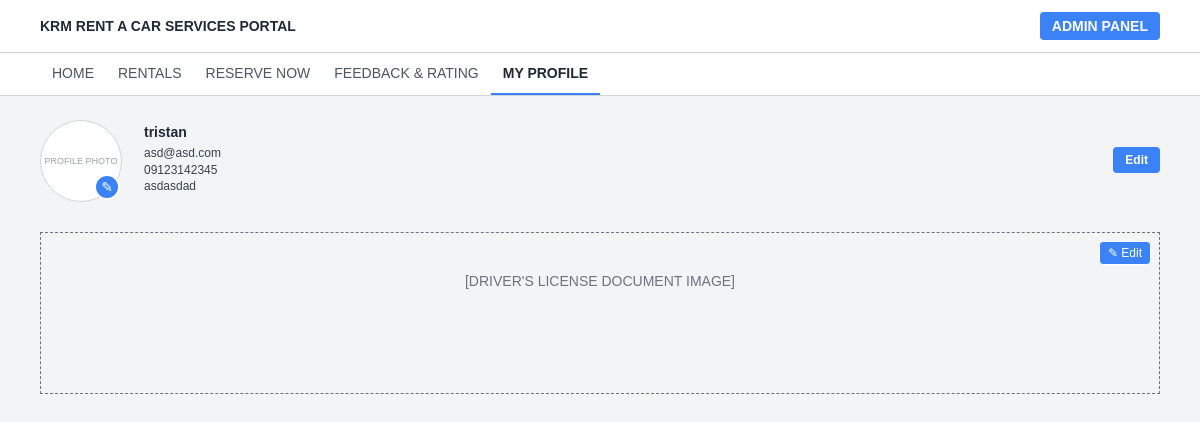
The page /admin/PROFILES.php (signed in) on the database its author committed.
### tables this page shows
CREATE TABLE `customers` (
  `id` int(11) NOT NULL,
  `name` varchar(255) NOT NULL,
  `email` varchar(255) NOT NULL,
  `password` varchar(255) NOT NULL,
  `driver_license_number` varchar(255) DEFAULT NULL,
  `address` varchar(255) DEFAULT NULL,
  `messenger_name` varchar(255) DEFAULT NULL,
  `phone_number` varchar(20) DEFAULT NULL,
  `profile_photo_path` varchar(255) DEFAULT NULL,
  `driver_license_image_path` varchar(255) DEFAULT NULL
);

### admin/PROFILES.php (the view, shortened to what this page needs)
<?php
include '../conn.php';
$customer_id = $_SESSION['customer_id'];
$customer_data = [];
$profile_photo_path_display = "../uploads/placeholder_profile.png";
$license_image_path_display = "";
$sql_fetch_customer = "SELECT name, email, phone_number, address, profile_photo_path, driver_license_image_path
                       FROM customers
                       WHERE id = ?";
$stmt_fetch_customer = mysqli_prepare($conn, $sql_fetch_customer);
if ($stmt_fetch_customer) {
  mysqli_stmt_bind_param($stmt_fetch_customer, "i", $customer_id);
  mysqli_stmt_execute($stmt_fetch_customer);
  $result_fetch_customer = mysqli_stmt_get_result($stmt_fetch_customer);
  if (mysqli_num_rows($result_fetch_customer) > 0) {
    $customer_data = mysqli_fetch_assoc($result_fetch_customer);
  } else {
    set_customer_message('Customer data not found. Please log in again.', 'error');
    session_destroy();
    header("Location: login.php");
    exit();
  }
} else {
  set_customer_message('Error preparing customer fetch statement: ' . mysqli_error($conn), 'error');
}
?>
<html lang="en">
<head>
</head>
<body>
  <header>
    <div class="container">
      <h1>KRM RENT A CAR SERVICES PORTAL</h1>
      <button class="admin-panel" type="button" onclick="window.location.href='login.php'">ADMIN PANEL</button>
    </div>
    <nav>
      <ul>
        <li onclick="window.location.href='index.php#home-tab'">HOME</li>
        <li onclick="window.location.href='index.php#rentals-tab'">RENTALS</li>
        <li onclick="window.location.href='index.php#reservation-tab'">RESERVE NOW</li>
        <li onclick="window.location.href='index.php#feedback-tab'">FEEDBACK &amp; RATING</li>
        <li class="active" onclick="window.location.href='PROFILES.php'">MY PROFILE</li>
      </ul>
    </nav>
  </header>
  <main>
    <section class="profile-section">
      <div class="profile-photo-container">
        <?php if (!empty($customer_data['profile_photo_path'])):
        ?>
          <img
            alt="profile photo"
            class="profile-photo"
            height="80"
            id="profilePhoto"
            src="<?php echo $profile_photo_path_display; ?>"
            width="80" />
        <?php else: ?>
          <div class="profile-photo-placeholder" id="profilePhoto">
            PROFILE PHOTO
          </div>
        <?php endif; ?>
        <label
          aria-label="Change profile photo"
          class="profile-photo-edit-label"
          for="profilePhotoInput"
          role="button"
          tabindex="0"
          title="Change profile photo">
          ✎
        </label>
      </div>
      <div class="profile-info">
        <h2 id="customerName"><?php echo htmlspecialchars($customer_data['name'] ?? 'N/A'); ?></h2>
        <p id="customerEmail"><?php echo htmlspecialchars($customer_data['email'] ?? 'N/A'); ?></p>
        <p id="customerPhone"><?php echo htmlspecialchars($customer_data['phone_number'] ?? 'N/A'); ?></p>
        <p id="customerLocation"><?php echo htmlspecialchars($customer_data['address'] ?? 'N/A'); ?></p>
      </div>
      <button
        aria-label="edit profile information"
        class="edit-button"
        id="editBtn"
        type="button">
        Edit
      </button>
    </section>
    <section>
      <div
        aria-label="Driver's license document image placeholder"
        class="license-box"
        id="licenseBox">
        <?php if (!empty($customer_data['driver_license_image_path'])):
        ?>
          <img
            alt="Driver's license document image"
            class="license-image"
            id="licenseImage"
            src="<?php echo $license_image_path_display; ?>" />
          <span id="licensePlaceholderText" style="display: none;">
            [DRIVER'S LICENSE DOCUMENT IMAGE]
          </span>
        <?php else: ?>
          <span id="licensePlaceholderText">
            [DRIVER'S LICENSE DOCUMENT IMAGE]
          </span>
        <?php endif; ?>
        <label
          aria-label="Change driver's license image"
          class="license-edit-label"
          for="licenseInput"
          role="button"
          tabindex="0"
          title="Change driver's license image">
          ✎ Edit
        </label>
      </div>
    </section>
  </main>
</body>
</html>

### admin/PROFILES.php (style rules this page uses)
body { background-color: #f3f4f6; color: #1f2937; font-family: Arial, sans-serif; margin: 0; padding: 0; }
header { border-bottom: 1px solid #d1d5db; background-color: white; }
.container { max-width: 1120px; margin: 0 auto; padding: 12px 16px; display: flex; justify-content: space-between; align-items: center; }
h1 { font-weight: 600; font-size: 14px; color: #1f2937; margin: 0; }
button.admin-panel { background-color: #3b82f6; border: none; color: white; font-weight: 600; font-size: 14px; padding: 6px 12px; border-radius: 4px; cursor: pointer; }
nav { background-color: white; border-top: 1px solid #d1d5db; }
nav ul { max-width: 1120px; margin: 0 auto; padding: 0 16px; display: flex; list-style: none; margin-bottom: 0; }
nav ul li { padding: 12px 12px; font-size: 14px; color: #4b5563; cursor: pointer; user-select: none; }
nav ul li.active { border-bottom: 2px solid #3b82f6; color: #1f2937; font-weight: 600; cursor: default; }
main { max-width: 1120px; margin: 24px auto; padding: 0 16px; }
.profile-section { display: flex; align-items: center; gap: 24px; margin-bottom: 32px; position: relative; }
.profile-photo-container { position: relative; width: 80px; height: 80px; flex-shrink: 0; }
.profile-photo-placeholder { width: 80px; height: 80px; border-radius: 50%; border: 1px solid #d1d5db; display: flex; align-items: center; justify-content: center; font-size: 9px; color: #9ca3af; user-select: none; background-color: #fff; }
.profile-photo-edit-label { position: absolute; bottom: 0; right: 0; background-color: #3b82f6; border-radius: 50%; width: 22px; height: 22px; display: flex; align-items: center; justify-content: center; cursor: pointer; border: 2px solid white; color: white; font-size: 14px; }
.profile-info { font-size: 12px; color: #374151; flex-grow: 1; }
.profile-info h2 { font-weight: 600; color: #1f2937; margin: 0 0 6px 0; font-size: 14px; }
.profile-info p { margin: 2px 0; line-height: 1.2; }
.edit-button { background-color: #3b82f6; border: none; color: white; font-weight: 600; font-size: 12px; padding: 6px 12px; border-radius: 4px; cursor: pointer; user-select: none; transition: background-color 0.2s ease; flex-shrink: 0; margin-left: 16px; }
.license-box { border: 1px dashed #6b7280; color: #6b7280; font-size: 14px; text-align: center; padding: 40px 0; min-height: 80px; user-select: none; position: relative; max-width: 100%; }
.license-edit-label { position: absolute; top: 8px; right: 8px; background-color: #3b82f6; border-radius: 4px; padding: 4px 8px; color: white; font-size: 12px; cursor: pointer; user-select: none; border: 1px solid white; }

### rows shown on the page
customers: name "tristan", email "asd@asd.com", phone_number "09123142345", address "asdasdad"
